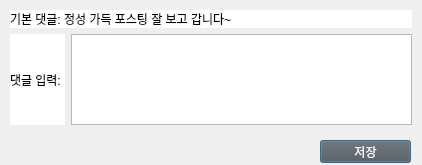
<?xml version="1.0" encoding="UTF-8"?>
<ui version="4.0">
 <class>Dialog</class>
 <widget class="QDialog" name="Dialog">
  <property name="geometry">
   <rect>
    <x>0</x>
    <y>0</y>
    <width>422</width>
    <height>165</height>
   </rect>
  </property>
  <property name="windowTitle">
   <string>Dialog</string>
  </property>
  <widget class="QWidget" name="verticalLayoutWidget">
   <property name="geometry">
    <rect>
     <x>0</x>
     <y>0</y>
     <width>422</width>
     <height>135</height>
    </rect>
   </property>
   <layout class="QVBoxLayout" name="verticalLayout">
    <property name="leftMargin">
     <number>10</number>
    </property>
    <property name="topMargin">
     <number>10</number>
    </property>
    <property name="rightMargin">
     <number>10</number>
    </property>
    <property name="bottomMargin">
     <number>10</number>
    </property>
    <item>
     <widget class="QLabel" name="label">
      <property name="styleSheet">
       <string notr="true">background-color : rgb(255, 255, 255);
font: 16pt &quot;나눔고딕 ExtraBold&quot;;</string>
      </property>
      <property name="text">
       <string>기본 댓글: 정성 가득 포스팅 잘 보고 갑니다~</string>
      </property>
     </widget>
    </item>
    <item>
     <layout class="QGridLayout" name="gridLayout">
      <property name="rightMargin">
       <number>0</number>
      </property>
      <item row="3" column="1">
       <widget class="QTextEdit" name="textEdit_comment"/>
      </item>
      <item row="3" column="0">
       <widget class="QLabel" name="label_3">
        <property name="styleSheet">
         <string notr="true">background-color : rgb(255, 255, 255);
font: 16pt &quot;나눔고딕 ExtraBold&quot;;</string>
        </property>
        <property name="text">
         <string>댓글 입력: </string>
        </property>
       </widget>
      </item>
     </layout>
    </item>
   </layout>
  </widget>
  <widget class="QPushButton" name="btn_saveCommentText">
   <property name="geometry">
    <rect>
     <x>320</x>
     <y>140</y>
     <width>91</width>
     <height>23</height>
    </rect>
   </property>
   <property name="styleSheet">
    <string notr="true">background-color : rgb(85, 85, 85);
color: rgb(255, 255, 255);
font: 9pt &quot;나눔고딕 ExtraBold&quot;;</string>
   </property>
   <property name="text">
    <string>저장</string>
   </property>
  </widget>
 </widget>
 <resources/>
 <connections/>
</ui>
